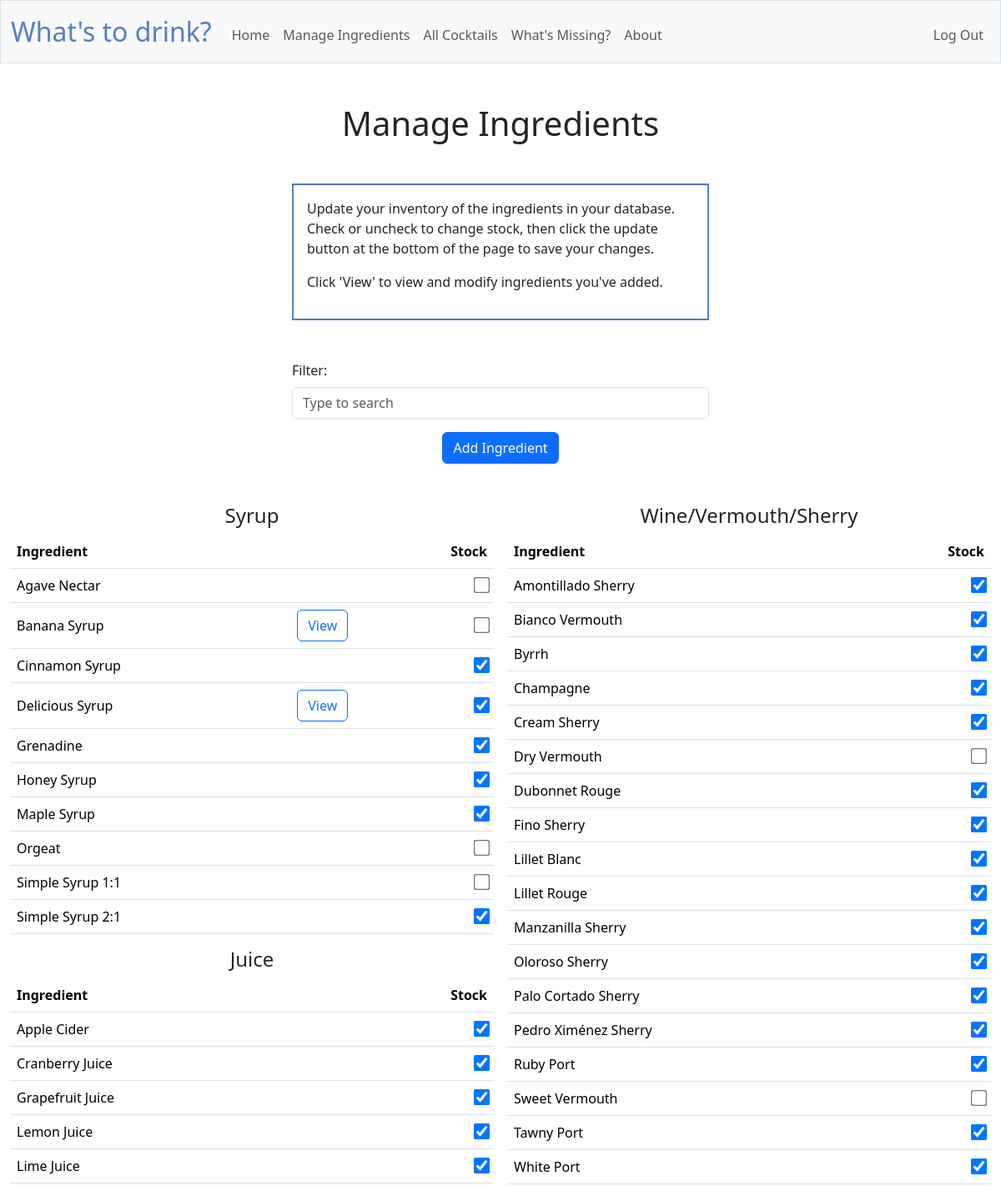
/manageingredients (signed in, upper part), run on the app's committed database.
### tables this page shows
CREATE TABLE common_ingredients (id INTEGER PRIMARY KEY AUTOINCREMENT NOT NULL, name TEXT NOT NULL, type TEXT, short_name TEXT, notes TEXT);

### app.py (the view, shortened to what this page needs)
@app.route("/manageingredients", methods=["GET", "POST"])
@login_required
def manageingredients():
    if request.method =="GET":
        q = request.args.get('q')
        if q is not None:
            types = db.execute("SELECT DISTINCT type FROM (SELECT 'common' AS source, ci.id AS ingredient_id, ci.name, ci.type, ci.short_name, cs.stock \
                                    FROM common_ingredients ci \
                                    LEFT JOIN common_stock cs ON ci.id = cs.ingredient_id AND cs.user_id = ? \
                                    WHERE ci.name LIKE ?\
                                    UNION SELECT 'user' AS source, i.id AS ingredient_id, i.name, i.type, i.short_name, i.stock \
                                    FROM ingredients i \
                                    WHERE i.user_id = ? AND i.name LIKE ?)", session["user_id"], '%'+q+'%', session["user_id"], '%'+q+'%')
            ingredients = db.execute("SELECT 'common' AS source, ci.id AS ingredient_id, ci.name, ci.type, ci.short_name, cs.stock, ci.notes \
                                    FROM common_ingredients ci \
                                    LEFT JOIN common_stock cs ON ci.id = cs.ingredient_id AND cs.user_id = ? \
                                    WHERE ci.name LIKE ?\
                                    UNION SELECT 'user' AS source, i.id AS ingredient_id, i.name, i.type, i.short_name, i.stock, i.notes \
                                    FROM ingredients i \
                                    WHERE i.user_id = ? AND i.name LIKE ?\
                                    ORDER BY name ASC", session["user_id"], '%'+q+'%', session["user_id"], '%'+q+'%'
                                    )
            if request.headers.get('HX-Trigger') == 'search':
                return render_template("/ingredientstable.html", ingredients=ingredients, types=types)
            else:
                return render_template("/manageingredients.html", ingredients=ingredients, types=types)
        else:
            types = db.execute("SELECT DISTINCT type FROM common_ingredients")
            ingredients = db.execute("SELECT 'common' AS source, ci.id AS ingredient_id, ci.name, ci.type, ci.short_name, cs.stock, ci.notes \
                                     FROM common_ingredients ci \
                                     LEFT JOIN common_stock cs ON ci.id = cs.ingredient_id AND cs.user_id = ? \
                                     UNION SELECT 'user' AS source, i.id AS ingredient_id, i.name, i.type, i.short_name, i.stock, i.notes \
                                     FROM ingredients i \
                                     WHERE i.user_id = ? \
                                     ORDER BY name ASC", session["user_id"], session["user_id"])
            return render_template(
                "manageingredients.html", ingredients=ingredients, types=types
            )

### app.py (called while the page is built)
@app.after_request
def after_request(response):
    response.headers["Cache-Control"] = "no-cache, no-store, must-revalidate"
    response.headers["Expires"] = 0
    response.headers["Pragma"] = "no-cache"
    return response

### helpers.py (called while the page is built)
def login_required(f):
    @wraps(f)
    def decorated_function(*args, **kwargs):
        if session.get("user_id") is None:
            return redirect("/login")
        return f(*args, **kwargs)
    return decorated_function

### templates/manageingredients.html (shortened to what this page needs)
{% extends "layout.html" %}
{% block main %}
    <h1 class="text-center mb-5">Manage Ingredients</h1>
    <div class="center explainer mb-5 p-3">
        <p>Update your inventory of the ingredients in your database. Check or uncheck to change stock, then click the update button at the bottom of the page to save your changes.</p>
        <p>Click 'View' to view and modify ingredients you've added.</p>
    </div>
    <div class="container">
        <form class="item-center center-form form-group mb-3">
            <label for="search" class="form-label">Filter:</label>
            <div class="input-group mb-3">
                <input id="search" class="form-control" type="search" name="q" placeholder="Type to search" hx-get="/manageingredients" hx-target="#ingredientstable" hx-trigger="search, keyup changed delay:300ms" value="{{ request.args.get('q') or '' }}"/>
            </div>
        </form>
        <div class="text-center">
            <button class="btn btn-primary mb-5" hx-get="/addingredientmodal2" hx-target="#ingredientModal" hx-trigger="click" type="button" data-bs-toggle="modal" data-bs-target="#ingredientModal">Add Ingredient</button>
        </div>
    </div>
    <form action="/manageingredients" id="ingredientstable" method="post">
        <div class="table-group text-center mb-3">
        {% for type in types %}
            <div class="no-break">
                <h4>{{ type.type }}</h4>
                <table class="table table-hover">
                    <thead>
                        <tr>
                            <th class="left-text">Ingredient</th>
                            <th></th>
                            <th class="right-text">Stock</th>
                        </tr>
                    </thead>
                    <tbody>
                        {% for ingredient in ingredients %}
                        {% if ingredient.type == type.type %}
                            <tr>
                                <td class="left-text">{{ ingredient.name }}</td>
                                <td class="button-cell">
                                    {% if ingredient.source == 'user' %}
                                        <button class="btn btn-outline-primary viewbtn" hx-get="/viewingredientmodal" hx-target="#viewModal" hx-trigger="click" type="button" data-bs-toggle="modal" data-bs-target="#viewModal" onclick="populateModal('{{ ingredient.name }}', '{{ingredient.source}}', '{{ingredient.type}}', '{{ingredient.short_name}}', '{{ingredient.notes}}')">View</button>
                                    {% endif %}
                                </td>
                                {% if ingredient.stock == "on" %}
                                <td class="right-text">
                                    <input type="checkbox" id="stock_{{ ingredient.name }}" name="stock_{{ ingredient.name }}" checked>
                                </td>
                                {% else %}
                                <td class="right-text">
                                    <input type="checkbox" id="stock_{{ ingredient.name }}" name="stock_{{ ingredient.name }}" unchecked>
                                </td>
                                {% endif %}
                            </tr>
                            {% endif %}
                        {% endfor %}
                    </tbody>
                </table>
            </div>
        {% endfor %}
        </div>
    </form>
{% endblock %}

### templates/layout.html (shortened to what this page needs)
<!DOCTYPE html>
<html lang="en">
    <head>
        <link href="https://cdn.jsdelivr.net/npm/bootstrap@5.3.2/dist/css/bootstrap.min.css" rel="stylesheet">
        <script src="https://code.jquery.com/jquery-3.7.1.js"></script>        <link href="/static/styles.css" rel="stylesheet">
    </head>
    <body hx-boost="true">
        <nav class="bg-light border navbar navbar-expand-md navbar-light">
            <div class="container-fluid">
                <a class="navbar-brand" href="/whatstodrink"><span class="blue">What's to drink?</span></a>
                <div class="collapse navbar-collapse" id="navbar">
                    {% if session["user_id"] %}
                        <ul class="navbar-nav me-auto mt-2">
                            <li class="nav-item"><a class="nav-link" href="/">Home</a></li>
                            <li class="nav-item"><a class="nav-link" href="/manageingredients">Manage Ingredients</a></li>
                            <li class="nav-item"><a class="nav-link" href="/viewcocktails">All Cocktails</a></li>
                            <li class="nav-item"><a class="nav-link" href="/missingone">What's Missing?</a></li>
                            <li class="nav-item"><a class="nav-link" href="/about">About</a></li>
                        </ul>
                        <ul class="navbar-nav ms-auto mt-2">
                            <li class="nav-item"><a class="nav-link" href="/logout">Log Out</a></li>
                        </ul>
                    {% else %}
                        <ul class="navbar-nav ms-auto mt-2">
                            <li class="nav-item"><a class="nav-link" href="/register">Register</a></li>
                            <li class="nav-item"><a class="nav-link" href="/login">Log In</a></li>
                        </ul>
                    {% endif %}
                </div>
            </div>
        </nav>
        <main class="container-fluid py-5">
            {% block main %}{% endblock %}
        </main>
    </body>
</html>

### static/styles.css (style rules this page uses)
.center { margin: auto; width: 50%; padding: 10px; }
.center-form { margin: auto; max-width: 500px; }
nav .navbar-brand { font-size: xx-large; }
nav .navbar-brand .blue { color: #537fbe; }
.explainer { box-sizing: border-box; border: solid; border-color: #537fbe; border-width: 2px; margin: auto; padding: 20px; max-width: 500px; }
table { background-color: transparent; margin-left: auto; margin-right: auto; margin-bottom: 1rem; width: 350px; }
table th, table td { padding: 0.75rem; vertical-align: middle; }
input[type=checkbox] { transform: scale(1.5); margin-left: 1rem; }
.no-break { break-inside: avoid-column; }
.table-group { column-count: 6; column-width: 400px; }
.blue { color: #537fbe; }
.right-text { text-align: right; }
.left-text { text-align: left; }
.item-center { grid-column-start: 2; grid-column-end: 3; align-self: start; grid-row: 1/2; }

### data on the page
common_ingredients: name "Agave Nectar"
common_ingredients: name "Cinnamon Syrup"
common_ingredients: name "Grenadine"
common_ingredients: name "Honey Syrup"
common_ingredients: name "Maple Syrup"
common_ingredients: name "Orgeat"
common_ingredients: name "Simple Syrup 1:1"
common_ingredients: name "Simple Syrup 2:1"
common_ingredients: name "Apple Cider"
common_ingredients: name "Cranberry Juice"
common_ingredients: name "Grapefruit Juice"
common_ingredients: name "Lemon Juice"
common_ingredients: name "Lime Juice"
common_ingredients: name "Amontillado Sherry"
common_ingredients: name "Bianco Vermouth"
common_ingredients: name "Byrrh"
common_ingredients: name "Champagne"
common_ingredients: name "Cream Sherry"
common_ingredients: name "Dry Vermouth"
common_ingredients: name "Dubonnet Rouge"
common_ingredients: name "Fino Sherry"
common_ingredients: name "Lillet Blanc"
common_ingredients: name "Lillet Rouge"
common_ingredients: name "Manzanilla Sherry"
common_ingredients: name "Oloroso Sherry"
common_ingredients: name "Palo Cortado Sherry"
common_ingredients: name "Pedro Ximénez Sherry"
common_ingredients: name "Ruby Port"
common_ingredients: name "Sweet Vermouth"
common_ingredients: name "Tawny Port"
common_ingredients: name "White Port"

### other printed values
{{ type.type }} "Syrup" "Juice" "Wine/Vermouth/Sherry"
{{ ingredient.name }} "Banana Syrup" "Delicious Syrup"
